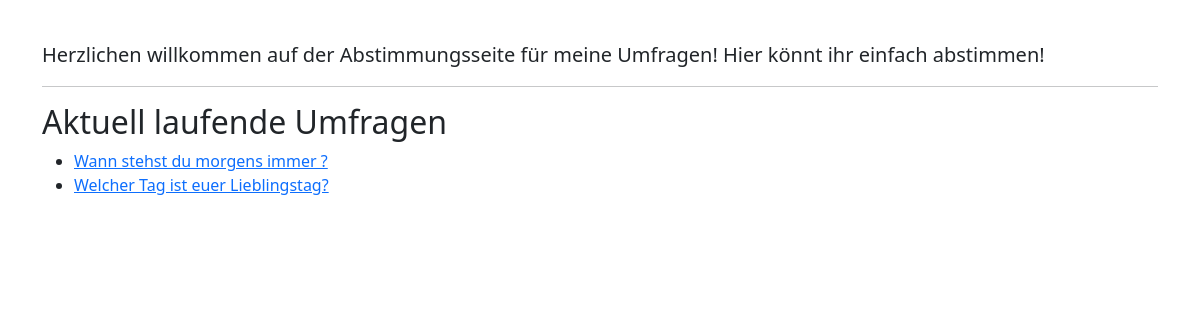
The page / on the database its author committed.
### polls/models.py (models this page shows, shortened)
class Poll(models.Model):
    name = models.CharField(max_length= 256)
    slug = models.SlugField(unique=True)

### polls/views.py (the view)
# urls.py: path('', index, name='index'),
def index(request):
    context = {'umfragen': Poll.objects.all(), 'titel': "Umfragenseite"}
    return render(request, 'polls/index.html', context)

### polls/templates/polls/index.html
{%extends 'polls/base.html'%}{%block content%}
<p class="lead">
    Herzlichen willkommen auf der Abstimmungsseite für meine Umfragen! Hier könnt ihr einfach abstimmen!
</p>
<hr> {%if umfragen%}
<h2>Aktuell laufende Umfragen</h2>
<ul>
    {%for umfrage in umfragen%}
    <li>
        <a href="{% url 'umfrage-detail' umfrage.slug%}">{{umfrage.name}}</a></li>
    {%endfor%}
</ul>
{% endif %} {%endblock%}

### rows shown on the page
Poll: name "Wann stehst du morgens immer ?"
Poll: name "Welcher Tag ist euer Lieblingstag?"
